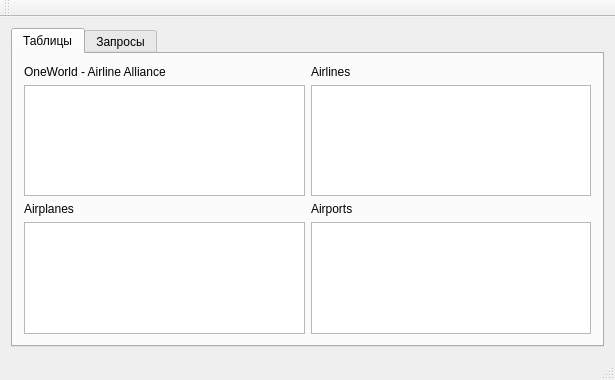
<?xml version="1.0" encoding="UTF-8"?>
<ui version="4.0">
 <class>MainWindow</class>
 <widget class="QMainWindow" name="MainWindow">
  <property name="geometry">
   <rect>
    <x>0</x>
    <y>0</y>
    <width>615</width>
    <height>380</height>
   </rect>
  </property>
  <property name="windowTitle">
   <string>MainWindow</string>
  </property>
  <widget class="QWidget" name="centralWidget">
   <layout class="QGridLayout" name="gridLayout">
    <item row="1" column="0">
     <widget class="QTabWidget" name="tabWidget">
      <property name="currentIndex">
       <number>0</number>
      </property>
      <widget class="QWidget" name="tables">
       <attribute name="title">
        <string>Таблицы</string>
       </attribute>
       <layout class="QGridLayout" name="gridLayout_2">
        <item row="0" column="0">
         <widget class="QLabel" name="AirlineAllianceLabel">
          <property name="text">
           <string>OneWorld - Airline Alliance</string>
          </property>
         </widget>
        </item>
        <item row="0" column="1">
         <widget class="QLabel" name="AirlinesLabel">
          <property name="text">
           <string>Airlines</string>
          </property>
         </widget>
        </item>
        <item row="2" column="0">
         <widget class="QLabel" name="AirplaneLabel">
          <property name="text">
           <string>Airplanes</string>
          </property>
         </widget>
        </item>
        <item row="2" column="1">
         <widget class="QLabel" name="AirportLabel">
          <property name="text">
           <string>Airports</string>
          </property>
         </widget>
        </item>
        <item row="1" column="0">
         <widget class="QTableWidget" name="AirlineAllianceTableWidget"/>
        </item>
        <item row="1" column="1">
         <widget class="QTableWidget" name="AirlinesTableWidget"/>
        </item>
        <item row="3" column="0">
         <widget class="QTableWidget" name="AirplaneTableWidget"/>
        </item>
        <item row="3" column="1">
         <widget class="QTableWidget" name="AirportTableWidget"/>
        </item>
       </layout>
      </widget>
      <widget class="QWidget" name="query">
       <attribute name="title">
        <string>Запросы</string>
       </attribute>
       <layout class="QGridLayout" name="gridLayout_3">
        <item row="0" column="0" colspan="2">
         <widget class="QComboBox" name="queryComboBox">
          <property name="currentText">
           <string/>
          </property>
         </widget>
        </item>
        <item row="1" column="0">
         <widget class="QTextEdit" name="sqlTextEdit">
          <property name="readOnly">
           <bool>true</bool>
          </property>
         </widget>
        </item>
        <item row="1" column="1">
         <widget class="QTableWidget" name="resultTableWidget"/>
        </item>
       </layout>
      </widget>
     </widget>
    </item>
   </layout>
  </widget>
  <widget class="QMenuBar" name="menuBar">
   <property name="geometry">
    <rect>
     <x>0</x>
     <y>0</y>
     <width>615</width>
     <height>22</height>
    </rect>
   </property>
  </widget>
  <widget class="QToolBar" name="mainToolBar">
   <attribute name="toolBarArea">
    <enum>TopToolBarArea</enum>
   </attribute>
   <attribute name="toolBarBreak">
    <bool>false</bool>
   </attribute>
  </widget>
  <widget class="QStatusBar" name="statusBar"/>
 </widget>
 <layoutdefault spacing="6" margin="11"/>
 <resources/>
 <connections/>
</ui>
